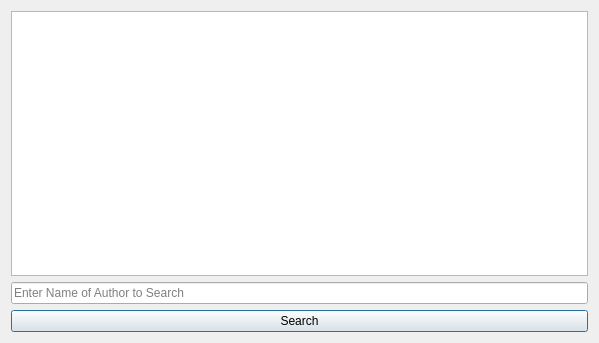
<?xml version="1.0" encoding="UTF-8"?>
<ui version="4.0">
 <class>Dialog2</class>
 <widget class="QDialog" name="Dialog2">
  <property name="geometry">
   <rect>
    <x>0</x>
    <y>0</y>
    <width>599</width>
    <height>343</height>
   </rect>
  </property>
  <property name="windowTitle">
   <string>Dialog</string>
  </property>
  <layout class="QVBoxLayout" name="verticalLayout">
   <item>
    <widget class="QListWidget" name="listWidget"/>
   </item>
   <item>
    <widget class="QLineEdit" name="lineEdit">
     <property name="placeholderText">
      <string>Enter Name of Author to Search </string>
     </property>
    </widget>
   </item>
   <item>
    <widget class="QPushButton" name="pushButton">
     <property name="text">
      <string>Search</string>
     </property>
    </widget>
   </item>
  </layout>
 </widget>
 <resources/>
 <connections/>
</ui>
